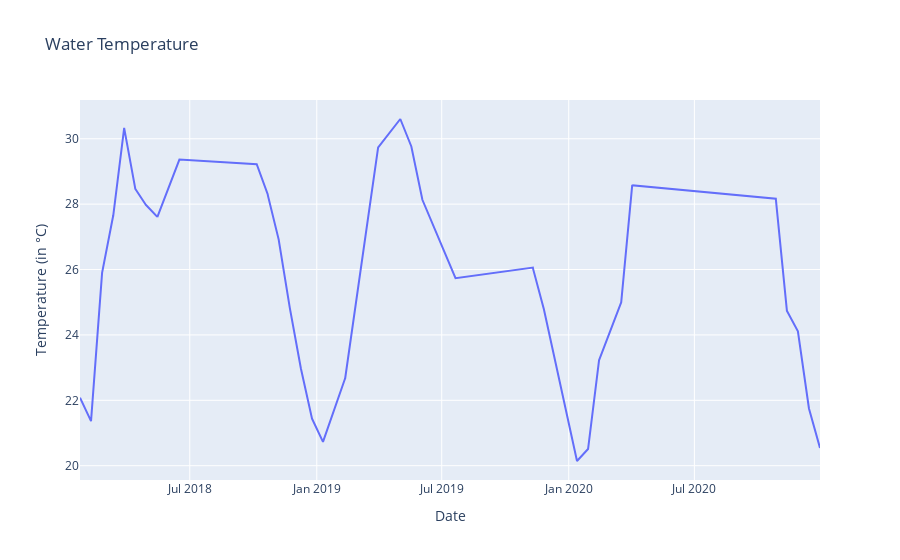

The notebook cell saved with this chart:
### Code cell
fig = px.line(lst, x="date", y="lst", labels={"date": "Date", "lst": "Temperature (in °C)"}, title='Water Temperature')
fig.update_layout(font={"size":12})
fig.show()

### Figure 1 — Plotly figure (JSON) as saved in the notebook; plotly's stock layout.template omitted (floating-point values rounded to 4 significant figures)
{"data": [{"hovertemplate": "Date=%{x}<br>Temperature (in °C)=%{y}<extra></extra>", "legendgroup": "", "line": {"color": "#636efa", "dash": "solid"}, "marker": {"symbol": "circle"}, "mode": "lines", "name": "", "orientation": "v", "showlegend": false, "type": "scatter", "x": ["2018-01-23", "2018-02-08", "2018-02-08", "2018-02-24", "2018-03-12", "2018-03-12", "2018-03-28", "2018-03-28", "2018-04-13", "2018-04-13", "2018-04-29", "2018-04-29", "2018-05-15", "2018-05-15", "2018-06-16", "2018-06-16", "2018-10-06", "2018-10-06", "2018-10-22", "2018-10-22", "2018-11-07", "2018-11-07", "2018-11-23", "2018-11-23", "2018-12-09", "2018-12-09", "2018-12-25", "2018-12-25", "2019-01-10", "2019-01-10", "2019-02-11", "2019-02-11", "2019-03-31", "2019-03-31", "2019-05-02", "2019-05-18", "2019-05-18", "2019-06-03", "2019-07-21", "2019-07-21", "2019-11-10", "2019-11-10", "2019-11-26", "2020-01-13", "2020-01-29", "2020-01-29", "2020-02-14", "2020-02-14", "2020-03-17", "2020-03-17", "2020-04-02", "2020-04-02", "2020-10-27", "2020-10-27", "2020-11-12", "2020-11-12", "2020-11-28", "2020-11-28", "2020-12-14", "2020-12-30", "2020-12-30"], "xaxis": "x", "y": [22.08, 21.37, 21.36, 25.9, 27.64, 27.62, 30.34, 30.32, 28.48, 28.47, 27.96, 27.97, 27.61, 27.61, 29.36, 29.36, 29.23, 29.22, 28.3, 28.28, 26.9, 26.89, 24.82, 24.82, 22.97, 22.97, 21.45, 21.44, 20.73, 20.73, 22.67, 22.65, 29.75, 29.73, 30.6, 29.77, 29.77, 28.13, 25.74, 25.73, 26.06, 26.05, 24.79, 20.14, 20.51, 20.51, 23.24, 23.23, 25.0, 24.99, 28.59, 28.58, 28.16, 28.16, 24.75, 24.74, 24.11, 24.11, 21.75, 20.54, 20.54], "yaxis": "y"}], "layout": {"font": {"size": 12}, "legend": {"tracegroupgap": 0}, "title": {"text": "Water Temperature"}, "xaxis": {"anchor": "y", "domain": [0, 1], "title": {"text": "Date"}}, "yaxis": {"anchor": "x", "domain": [0, 1], "title": {"text": "Temperature (in °C)"}}}}
